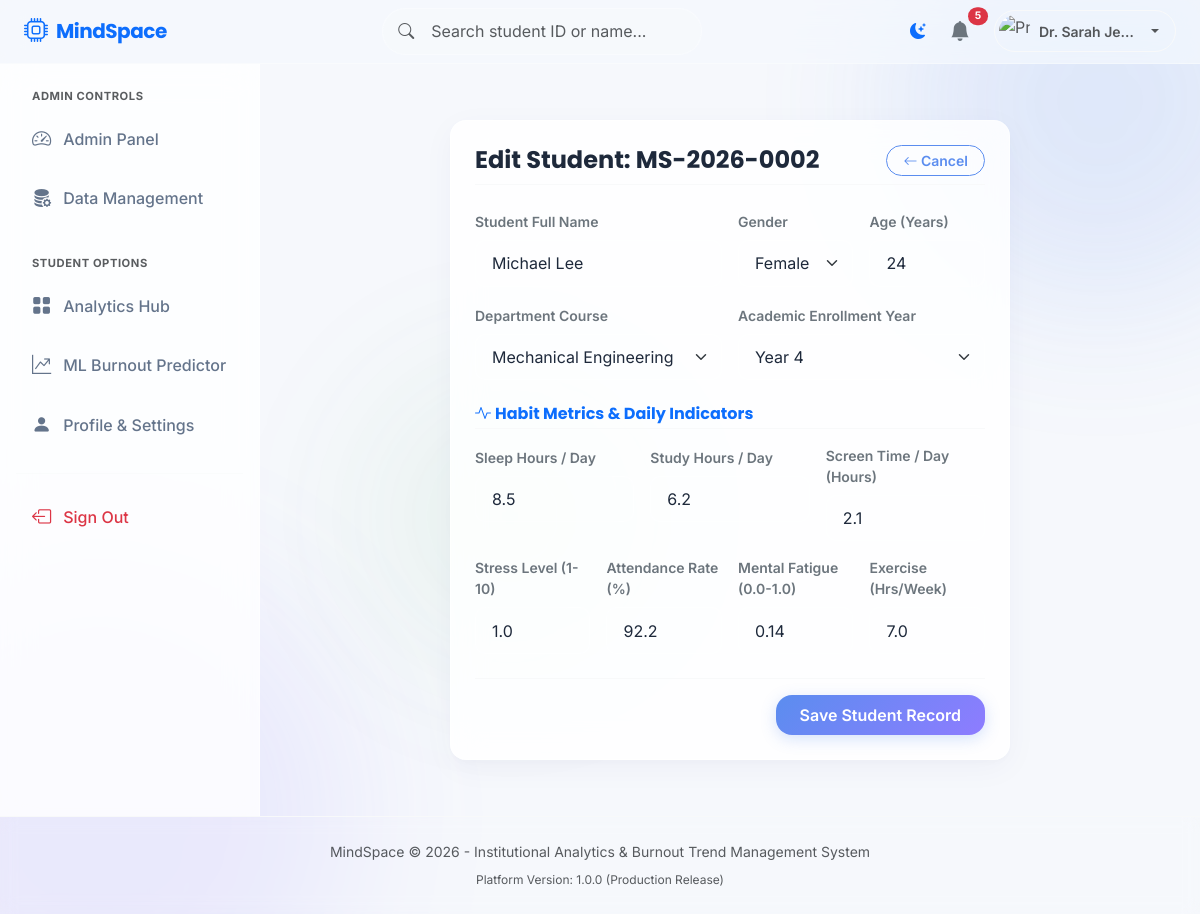
The app's page /admin/students/edit/2 (signed in) with its own data.
### models.py (models this page shows, shortened)
class User(db.Model, UserMixin):
    __tablename__ = 'users'
    id = db.Column(db.Integer, primary_key=True)
    email = db.Column(db.String(120), unique=True, nullable=False, index=True)
    name = db.Column(db.String(100), nullable=False)
    password_hash = db.Column(db.String(256), nullable=False)
    role = db.Column(db.String(20), default='student', nullable=False)  # 'admin' or 'student'
    department = db.Column(db.String(100), nullable=True)
    semester = db.Column(db.String(20), nullable=True)
    profile_pic = db.Column(db.String(100), default='default.png', nullable=False)
    created_at = db.Column(db.DateTime, default=datetime.utcnow, nullable=False)
    def is_admin(self):
        return self.role == 'admin'

class StudentDetail(db.Model):
    __tablename__ = 'student_details'
    id = db.Column(db.Integer, primary_key=True)
    student_uid = db.Column(db.String(50), unique=True, nullable=False, index=True)
    name = db.Column(db.String(100), nullable=False)
    gender = db.Column(db.String(20), nullable=False)
    age = db.Column(db.Integer, nullable=False)
    department = db.Column(db.String(100), nullable=False)
    academic_year = db.Column(db.Integer, nullable=False)  # 1, 2, 3, 4
    study_hours = db.Column(db.Float, nullable=False)      # hours/day
    sleep_hours = db.Column(db.Float, nullable=False)      # hours/day
    stress_level = db.Column(db.Float, nullable=False)     # 1-10 scale
    screen_time = db.Column(db.Float, nullable=False)      # hours/day
    attendance = db.Column(db.Float, nullable=False)       # 0-100 percentage
    mental_fatigue = db.Column(db.Float, nullable=False)   # 0.0 - 1.0 scale
    physical_activity = db.Column(db.Float, nullable=False) # hours/week
    burnout_score = db.Column(db.Float, nullable=False)    # 0.0 - 1.0 score
    burnout_category = db.Column(db.String(20), nullable=False) # 'Low', 'Medium', 'High'
    created_at = db.Column(db.DateTime, default=datetime.utcnow, nullable=False)

### admin.py (the view, shortened to what this page needs)
@admin_bp.route('/students/edit/<int:id>', methods=['GET', 'POST'])
@login_required
@admin_required
def edit_student(id):
    student = StudentDetail.query.get_or_404(id)
    form = StudentForm(obj=student)
    return render_template('student_form.html', form=form, title=f"Edit Student: {student.student_uid}")

### templates/student_form.html (shortened to what this page needs)
{% extends "base.html" %}
{% block content %}
<div class="container py-4">
    <div class="row justify-content-center">
        <div class="col-lg-8">
            <div class="glass-card">
                <div class="d-flex align-items-center justify-content-between mb-4 border-bottom border-light pb-2">
                    <h4 class="fw-bold mb-0">{{ title }}</h4>
                    <a href="{{ url_for('admin.students') }}" class="btn btn-sm btn-glass-outline py-1 px-3 small"><i class="bi bi-arrow-left"></i> Cancel</a>
                </div>
                <form method="POST" action="">
                    <div class="row g-3 mb-3">
                        <div class="col-md-6">
                            <label for="name" class="form-label small fw-semibold text-secondary">Student Full Name</label>
                            {{ form.name(class="form-control", placeholder="Jane Doe") }}
                        </div>
                        <div class="col-md-3">
                            <label for="gender" class="form-label small fw-semibold text-secondary">Gender</label>
                            {{ form.gender(class="form-select") }}
                        </div>
                        <div class="col-md-3">
                            <label for="age" class="form-label small fw-semibold text-secondary">Age (Years)</label>
                            {{ form.age(class="form-control", placeholder="20") }}
                        </div>
                    </div>
                    <div class="row g-3 mb-3">
                        <div class="col-md-6">
                            <label for="department" class="form-label small fw-semibold text-secondary">Department Course</label>
                            {{ form.department(class="form-select") }}
                        </div>
                        <div class="col-md-6">
                            <label for="academic_year" class="form-label small fw-semibold text-secondary">Academic Enrollment Year</label>
                            {{ form.academic_year(class="form-select") }}
                        </div>
                    </div>
                    <h6 class="fw-bold text-primary mt-4 mb-3 border-bottom border-light pb-1"><i class="bi bi-activity me-1"></i>Habit Metrics & Daily Indicators</h6>
                    <div class="row g-3 mb-3">
                        <div class="col-md-4">
                            <label for="sleep_hours" class="form-label small fw-semibold text-secondary">Sleep Hours / Day</label>
                            {{ form.sleep_hours(class="form-control", placeholder="7.5") }}
                        </div>
                        <div class="col-md-4">
                            <label for="study_hours" class="form-label small fw-semibold text-secondary">Study Hours / Day</label>
                            {{ form.study_hours(class="form-control", placeholder="4.5") }}
                        </div>
                        <div class="col-md-4">
                            <label for="screen_time" class="form-label small fw-semibold text-secondary">Screen Time / Day (Hours)</label>
                            {{ form.screen_time(class="form-control", placeholder="5.2") }}
                        </div>
                    </div>
                    <div class="row g-3 mb-3">
                        <div class="col-md-3">
                            <label for="stress_level" class="form-label small fw-semibold text-secondary">Stress Level (1-10)</label>
                            {{ form.stress_level(class="form-control", placeholder="6") }}
                        </div>
                        <div class="col-md-3">
                            <label for="attendance" class="form-label small fw-semibold text-secondary">Attendance Rate (%)</label>
                            {{ form.attendance(class="form-control", placeholder="90.5") }}
                        </div>
                        <div class="col-md-3">
                            <label for="mental_fatigue" class="form-label small fw-semibold text-secondary">Mental Fatigue (0.0-1.0)</label>
                            {{ form.mental_fatigue(class="form-control", placeholder="0.55") }}
                        </div>
                        <div class="col-md-3">
                            <label for="physical_activity" class="form-label small fw-semibold text-secondary">Exercise (Hrs/Week)</label>
                            {{ form.physical_activity(class="form-control", placeholder="3.5") }}
                        </div>
                    </div>
                    <div class="mt-4 border-top border-light pt-3 text-end">
                        {{ form.submit(class="btn btn-glass-primary py-2 px-4 fs-6") }}
                    </div>
                </form>
            </div>
        </div>
    </div>
</div>
{% endblock %}

### templates/base.html (shortened to what this page needs)
<!DOCTYPE html>
<html lang="en" data-theme="light">
<head>
    <link href="https://cdn.jsdelivr.net/npm/bootstrap@5.3.0/dist/css/bootstrap.min.css" rel="stylesheet">
    <link href="https://cdn.jsdelivr.net/npm/bootstrap-icons@1.10.5/font/bootstrap-icons.css" rel="stylesheet">
    <link rel="stylesheet" href="{{ url_for('static', filename='css/main.css') }}">
</head>
<body>
    <div class="background-shapes">
        <div class="shape-blob shape-1"></div>
        <div class="shape-blob shape-2"></div>
        <div class="shape-blob shape-3"></div>
    </div>
    <nav class="navbar navbar-expand-lg sticky-navbar py-2">
        <div class="container-fluid px-4">
            <a class="navbar-brand d-flex align-items-center gap-2 fw-bold text-primary" href="{{ url_for('main.index') }}">
                <i class="bi bi-cpu fs-4"></i>
                <span style="font-family: var(--font-heading); letter-spacing: -0.5px;">MindSpace</span>
            </a>
            <div class="collapse navbar-collapse" id="navbarContent">
                {% if current_user.is_authenticated %}
                <div class="d-none d-md-flex mx-auto position-relative" style="width: 320px;">
                    <i class="bi bi-search text-muted position-absolute start-0 top-50 translate-middle-y ms-3"></i>
                    <input type="text" id="global-search" class="form-control ps-5 rounded-pill bg-light bg-opacity-25" placeholder="Search student ID or name...">
                </div>
                {% else %}
                <div class="mx-auto"></div>
                {% endif %}
                <ul class="navbar-nav align-items-center gap-2">
                    <li class="nav-item">
                        <button type="button" class="btn btn-link nav-link p-2" id="theme-toggle" title="Toggle theme">
                            <i class="bi bi-moon-stars-fill text-primary fs-5"></i>
                        </button>
                    </li>
                    {% if current_user.is_authenticated %}
                    <li class="nav-item dropdown">
                        <a class="nav-link p-2 position-relative" href="#" id="notificationDropdown" role="button" data-bs-toggle="dropdown" aria-expanded="false">
                            <i class="bi bi-bell-fill fs-5 text-secondary"></i>
                            {% if unread_notifs_count > 0 %}
                            <span class="position-absolute top-1 start-100 translate-middle badge rounded-pill bg-danger notification-count-badge" style="font-size: 0.65rem;">
                                {{ unread_notifs_count }}
                            </span>
                            {% endif %}
                        </a>
                    </li>
                    <li class="nav-item dropdown ms-2">
                        <a class="nav-link dropdown-toggle d-flex align-items-center gap-2 p-1 border border-light rounded-pill pe-3" href="#" id="userDropdown" role="button" data-bs-toggle="dropdown" aria-expanded="false">
                            <img src="{{ url_for('static', filename='img/' + current_user.profile_pic) }}" onerror="this.src='https://cdn-icons-png.flaticon.com/512/3135/3135715.png';" alt="Profile" class="rounded-circle" width="32" height="32">
                            <span class="d-none d-md-inline small fw-semibold text-truncate" style="max-width: 100px;">{{ current_user.name }}</span>
                        </a>
                    </li>
                    {% endif %}
                </ul>
            </div>
        </div>
    </nav>
    <div class="app-container">
        {% if current_user.is_authenticated %}
        <aside class="sidebar">
            <nav class="nav flex-column">
                {% if current_user.is_admin() %}
                    <div class="text-uppercase text-muted fw-bold small px-3 mb-2" style="font-size: 0.7rem; letter-spacing: 0.05em;">Admin Controls</div>
                    <a class="nav-link {% if request.endpoint == 'admin.dashboard' %}active{% endif %}" href="{{ url_for('admin.dashboard') }}">
                        <i class="bi bi-speedometer2"></i> Admin Panel
                    </a>
                    <a class="nav-link {% if request.endpoint == 'admin.students' %}active{% endif %}" href="{{ url_for('admin.students') }}">
                        <i class="bi bi-database-fill-gear"></i> Data Management
                    </a>
                    <div class="text-uppercase text-muted fw-bold small px-3 mt-4 mb-2" style="font-size: 0.7rem; letter-spacing: 0.05em;">Student Options</div>
                {% endif %}
                <a class="nav-link {% if request.endpoint == 'main.dashboard' %}active{% endif %}" href="{{ url_for('main.dashboard') }}">
                    <i class="bi bi-grid-fill"></i> Analytics Hub
                </a>
                <a class="nav-link {% if request.endpoint == 'main.predict' %}active{% endif %}" href="{{ url_for('main.predict') }}">
                    <i class="bi bi-graph-up-arrow"></i> ML Burnout Predictor
                </a>
                <a class="nav-link {% if request.endpoint == 'main.profile' %}active{% endif %}" href="{{ url_for('main.profile') }}">
                    <i class="bi bi-person-fill"></i> Profile & Settings
                </a>
                <hr class="border-light opacity-50 my-3">
                <a class="nav-link text-danger" href="{{ url_for('main.logout') }}">
                    <i class="bi bi-box-arrow-left"></i> Sign Out
                </a>
            </nav>
        </aside>
        {% endif %}
        <main class="main-content">
            {% block content %}{% endblock %}
        </main>
    </div>
    <footer class="py-4 border-top border-light text-center w-100" style="background: rgba(255,255,255,0.01); backdrop-filter: blur(8px);">
        <p class="mb-1 small text-muted">MindSpace &copy; {{ datetime.now().year if datetime else 2026 }} - Institutional Analytics & Burnout Trend Management System</p>
        <span class="text-muted small" style="font-size: 0.75rem;">Platform Version: 1.0.0 (Production Release)</span>
    </footer>
</body>
</html>

### records on screen
User: name "Dr. Sarah Je…"
StudentDetail: name "Michael Lee", gender "Female", age "24", department "Mechanical Engineering", academic_year "Year 4", sleep_hours "8.5", study_hours "6.2", screen_time "2.1", stress_level "1.0", attendance "92.2", mental_fatigue "0.14", physical_activity "7.0"

### other values on screen
{{ unread_notifs_count }} "5"
{{ title }} "Edit Student: MS-2026-0002"
